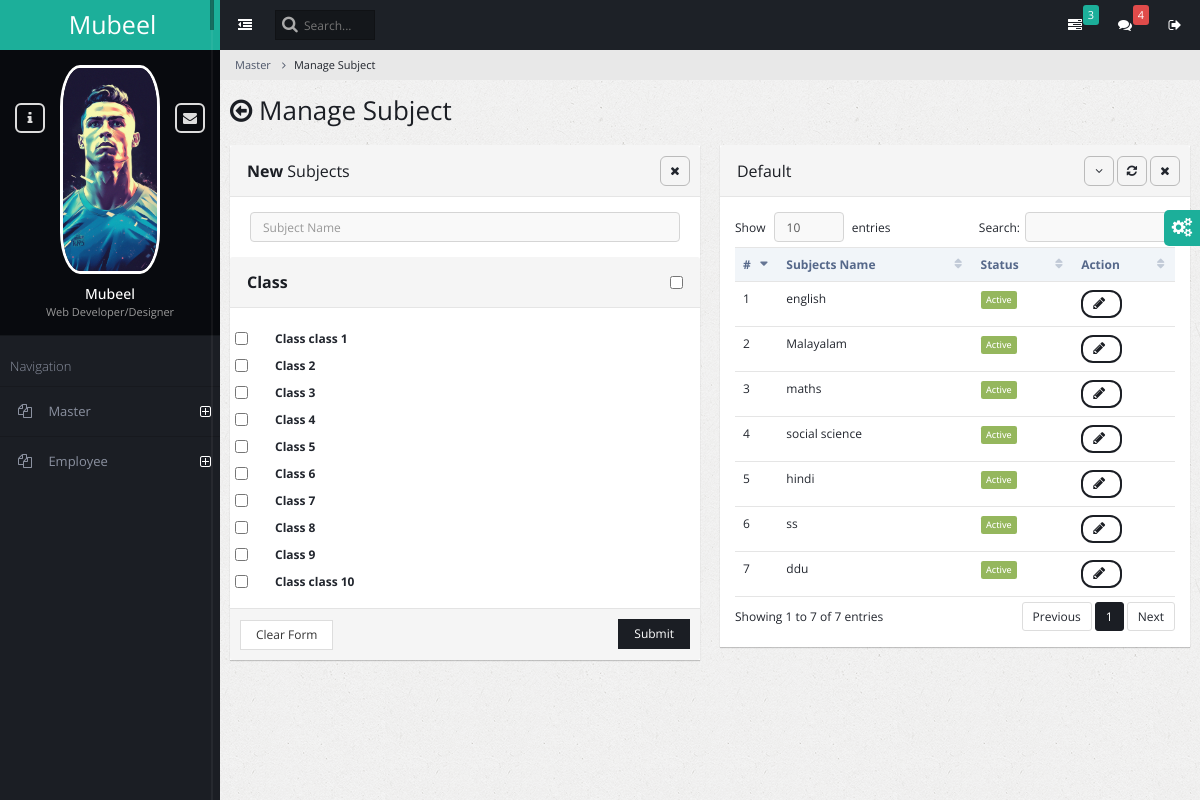
The page /admin_subject_manage/ on the database as committed earlier.
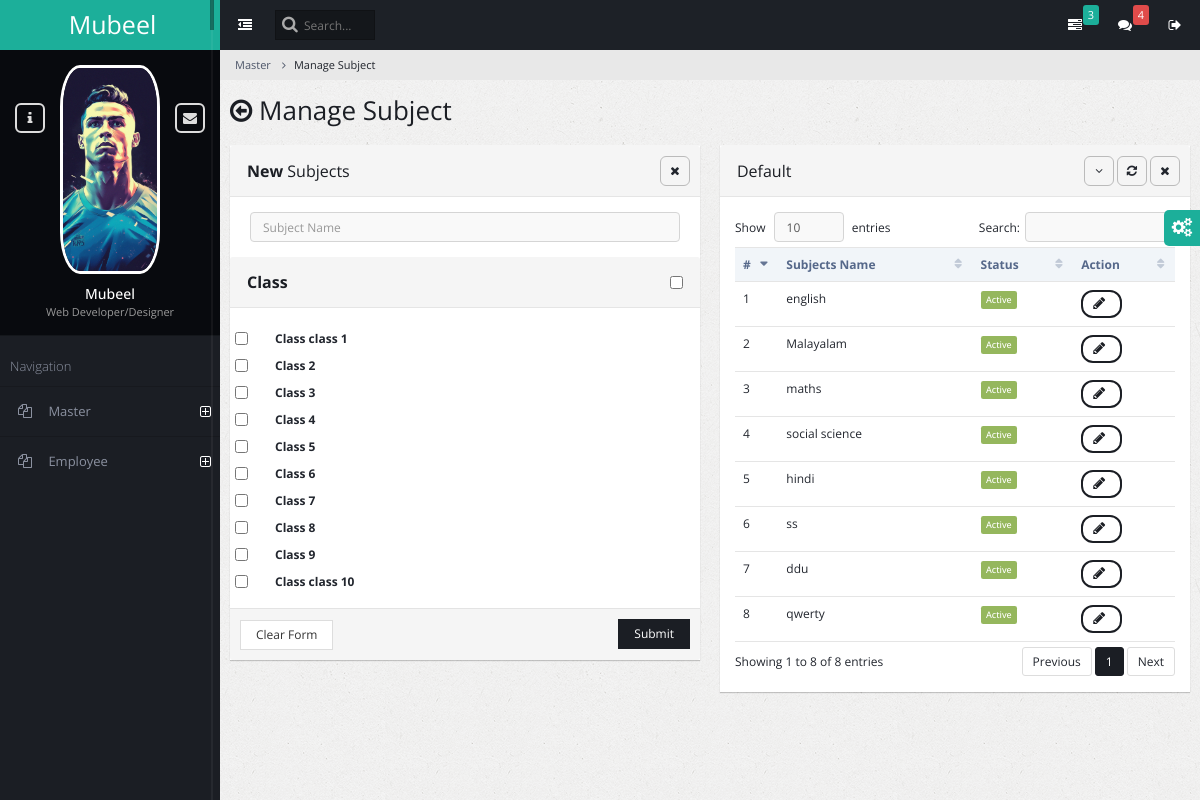
The same page on the database as committed later.
### admin_master/models.py (models this page shows)
class AmsClass(models.Model):
    class_name = models.CharField(max_length=150)
    status = models.BooleanField(default=True)

class AmsSubject(models.Model):
    subject_name = models.CharField(max_length=150)
    class_name = models.ManyToManyField('AmsClass')
    status = models.BooleanField(default=True)

### admin_master/views.py (the view, shortened to what this page needs)
# urls.py: path('admin_subject_manage/', views.admin_subject_manage, name='admin_subject_manage'),
def admin_subject_manage(request):
    classes = AmsClass.objects.all()
    subjects = AmsSubject.objects.all()
    return render(request, 'admin_master_subject_manage.html', {'classes': classes, 'subjects': subjects})

### admin_master/templates/admin_master_subject_manage.html (shortened to what the changed rows need)
{% extends "base.html" %}
{% block content %}
<div class="content-frame-top">
    <div class="page-title">
        <h2><span class="fa fa-arrow-circle-o-left"></span> Manage Subject</h2>
    </div>
</div>
<div class="page-content-wrap">
    <div class="row">
        <div class="col-md-6">
            <form class="form-horizontal" method="post" enctype="multipart/form-data">
            <div class="panel panel-default">
                <div class="panel-body">
                    <div class="row">
                        <div class="col-md-12">
                            {% for class in classes %}
                            <div class="checkbox">
                                <input type="checkbox" name="classes" id="class_id" class="classCheckbox" value="{{class.id}}"/>
                                <label style="font-weight: bold;">Class {{class.class_name}}</label>
                            </div>
                        {% endfor %}
                        </div>
                    </div>
                </div>
            </div>
        </form>
        </div>
        <div class="col-md-6">
            <div class="panel panel-default">
                <div class="panel-heading">
                    <h3 class="panel-title">Default</h3>
                    <ul class="panel-controls">
                    </ul>
                </div>
                <div class="panel-body">
                    <table class="table datatable">
                        <thead>
                            <tr>
                                <th>#</th>
                                <th>Subjects Name</th>
                                <th>Status</th>
                                <th>Action</th>
                            </tr>
                        </thead>
                        <tbody>
                            {% for Subject in subjects %}
                            <tr id="{{Subject.id}}" >
                                <td>{{ forloop.counter }}</td>
                                <td>{{ Subject.subject_name }}</td>
                                <td>
                                    {% if Subject.status %}
                                    <span class="label label-success ">Active</span>
                                    {% else %}
                                    <span class="label label-danger label-form">Deactive</span>
                                    {% endif %}
                                </td>
                                <td>
                                    <button class="btn btn-primary btn-rounded" onclick="edit_subject_row({{Subject.id}})">
                                        <span id ="spinner{{Subject.id}}" class="fa fa-pencil"></span>
                                    </button>
                                </td>
                            </tr>
                        {% endfor %}
                        </tbody>
                    </table>
                </div>
    </div>
</div>
{% endblock content %}

Rows that differ between the two databases and show on the page:
added AmsSubject: subject_name "qwerty", status "Active"
Other text that changed with them:
text written by a page script: "Show entries Search: Showing 1 to 7 of 7 entries Previous 1 Next" → "Show entries Search: Showing 1 to 8 of 8 entries Previous 1 Next"
